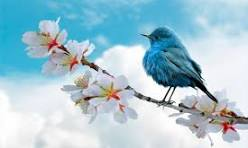
#> input picture day1/day2/bird.jpeg, 248 x 148 px
$ python practice2.py
#> lines starting #> are read from the running program, lines starting #| are printed output that depends on the picture
import cv2
import matplotlib.pyplot as plt
img = cv2.imread("bird.jpeg")
#> img is the input picture: shape (148, 248, 3); mean B, G, R 210.6, 197.9, 165
print(img.shape)
#| (148, 248, 3)

circle=cv2.circle(img,(50,50),50,(255,0,0),2)
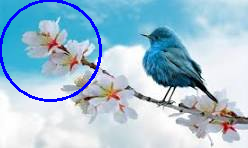
#> circle: shape (148, 248, 3); mean B, G, R 211.6, 193.2, 162

plt.imshow( cv2.cvtColor(circle,cv2.COLOR_BGR2RGB))
plt.show()
